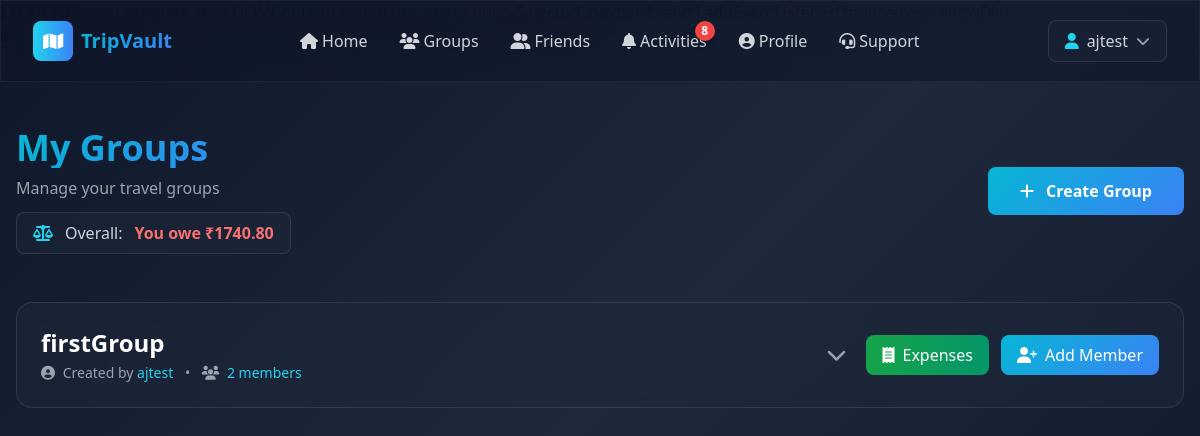
/user/groups/ (signed in), run on the app's committed database.
### group/models.py (models this page shows, shortened)
class Group(BaseModel):
    uid = models.CharField(max_length=10, unique=True, db_index=True)
    name = models.CharField(max_length=30, null=True)
    description = models.TextField(blank=True, null=True)
    is_active = models.BooleanField(default=True)
    created_by = models.CharField(max_length=30)
    users_count = models.PositiveIntegerField(default=1)

### group/views.py (the view, shortened to what this page needs)
# urls.py: path('groups/', GroupView.as_view(), name='group'),
@method_decorator(login_required(login_url="/user/login/"), name="dispatch")
class GroupView(APIView):
    def get(self, request):
        user = request.user.user
        if not user:
            return Response(
                {"error": "User Not Found!"}, status=status.HTTP_404_NOT_FOUND
            )
        group_ids = group_utils.get_user_groups(user)
        if not group_ids:
            return render(request, "user/group.html", {"user": user, "overall_balance": Decimal("0"), "overall_is_debtor": False})
        group_user_mapping = group_utils.create_group_user_mapping(
            list(set(group_ids)), user
        ).values()
        overall_balance = Decimal("0")
        for grp in group_models.Group.objects.filter(id__in=list(set(group_ids)), is_active=True):
            overall_balance += expense_utils.get_group_balance(grp, user)
        overall_is_debtor = overall_balance < 0
        return render(
            request,
            "user/group_table.html",
            {"user": user, "group_user_mapping": group_user_mapping, "overall_balance": overall_balance, "overall_is_debtor": overall_is_debtor},
        )

### expense/utils.py (called while the page is built)
def get_group_balance(group, user):
    paid_total = Expense.objects.filter(
        group=group,
        paid_by=user
    ).aggregate(total=Sum('amount'))['total'] or Decimal('0')
    owed_total = ExpenseSplit.objects.filter(
        expense__group=group,
        user=user
    ).aggregate(total=Sum('amount_owed'))['total'] or Decimal('0')
    balance = paid_total - owed_total
    return balance

### group/utils.py (called while the page is built)
def get_user_groups(user):
    return list(
        group_models.UserGroupMapping.objects.filter(
            user=user, is_active=True, group__is_active=True
        )
        .order_by("-id")
        .values_list("group_id", flat=True)
    )

def create_group_user_mapping(group_ids, user):
    mapping = defaultdict(lambda: [[], "", False])
    user_groups = list(
        group_models.UserGroupMapping.objects.select_related("user", "group").filter(
            group_id__in=group_ids, is_active=True
        )
    )
    for user_group in user_groups:
        mapping[user_group.group.id][0].append(
            [user_group.user, user_group.role.capitalize()]
        )
        mapping[user_group.group.id][1] = user_group.group
        if user.id == user_group.user.id and user_group.role == constants.ADMIN:
            mapping[user_group.group.id][2] = True
    return dict(mapping)

### group_request/utils.py (called while the page is built)
def get_user_group_all_pending_request(user, unseen_only=False):
    qs = group_request_models.UserGroupRequest.objects.filter(
        receiver=user, status=constants.PENDING
    )
    if unseen_only:
        qs = qs.filter(is_seen=False)
    return list(qs.order_by('-created_at'))

### user/templatetags/custom_filters.py (called while the page is built)
@register.filter
def get_unread_activity_count(user):
    from group_request import utils as group_request_utils
    from common.models import Notification
    pending_count = group_request_utils.get_user_group_all_pending_request(user, unseen_only=True)
    unread_notifs = Notification.objects.filter(user=user, is_read=False).count()
    pending_count = len(pending_count)
    return pending_count + unread_notifs

### user/templates/user/group_table.html (shortened to what this page needs)
{% extends 'user/base.html' %}
{% load static %}
{% block body %}
<div class="min-h-screen pt-20 pb-12">
    <div class="max-w-7xl mx-auto px-4">
        <div class="flex justify-between items-center mb-12">
            <div>
                <h1 class="text-4xl font-bold gradient-text mb-2">My Groups</h1>
                <p class="text-gray-400">Manage your travel groups</p>
                {% if overall_balance is not None %}
                <div class="mt-3 inline-flex items-center space-x-3 glass px-4 py-2 rounded-lg">
                    <i class="fas fa-scale-balanced text-cyan-400"></i>
                    {% if overall_balance == 0 %}
                        <span class="text-white font-semibold">Balanced</span>
                    {% elif overall_is_debtor %}
                        <span class="text-gray-300">Overall:</span>
                        <span class="text-red-400 font-bold">You owe ₹{{ overall_balance|floatformat:2|cut:"-" }}</span>
                    {% else %}
                        <span class="text-gray-300">Overall:</span>
                        <span class="text-green-400 font-bold">You are owed ₹{{ overall_balance|floatformat:2 }}</span>
                    {% endif %}
                </div>
                {% endif %}
            </div>
            <button onclick="openCreateGroupModal()" class="btn-gradient text-white font-bold py-3 px-8 rounded-lg transition-all duration-300 transform hover:scale-105">
                <i class="fas fa-plus mr-2"></i> Create Group
            </button>
        </div>
        <div class="space-y-8">
            {% for user_list, group, isGroupAdmin in group_user_mapping %}
            <div class="glass rounded-2xl overflow-hidden hover:shadow-2xl transition-all hover:border-cyan-500/50">
                <div class="p-6 flex justify-between items-center">
                    <div class="flex items-center space-x-4 cursor-pointer flex-1" onclick="window.location.href='{% url 'group_expenses' group_id=group.id %}'">
                        <div>
                            <h2 class="text-2xl font-bold text-white mb-1">{{ group.name }}</h2>
                            <p class="text-sm text-gray-400">
                                <i class="fas fa-user-circle mr-1"></i>
                                Created by <span class="text-cyan-400">{{ group.created_by }}</span>
                                <span class="mx-2">•</span>
                                <i class="fas fa-users mr-1"></i>
                                <span class="text-cyan-400">{{ user_list|length }} members</span>
                            </p>
                        </div>
                    </div>
                    <div class="flex items-center space-x-3">
                        <button onclick="event.stopPropagation(); toggleGroupDetails('{{ group.id }}')" class="p-2 text-gray-400 hover:text-cyan-400 transition-all" id="toggleBtn_{{ group.id }}">
                            <i class="fas fa-chevron-down text-xl transition-transform duration-300" id="toggleIcon_{{ group.id }}"></i>
                        </button>
                        <a href="{% url 'group_expenses' group_id=group.id %}" class="flex items-center space-x-2 px-4 py-2 bg-gradient-to-r from-green-600 to-emerald-600 hover:from-green-700 hover:to-emerald-700 text-white rounded-lg hover:shadow-lg transition-all" onclick="event.stopPropagation();">
                            <i class="fas fa-receipt"></i>
                            <span>Expenses</span>
                        </a>
                        <button onclick="event.stopPropagation(); openMemberModal('{{ group.id }}', {% if isGroupAdmin %}true{% else %}false{% endif %})" class="flex items-center space-x-2 px-4 py-2 btn-gradient text-white rounded-lg hover:shadow-lg transition-all">
                            <i class="fas fa-user-plus"></i>
                            <span>Add Member</span>
                        </button>
                    </div>
                </div>
            </div>
            {% endfor %}
        </div>
    </div>
</div>
{% endblock body %}

### common/templates/common/navbar.html (shortened to what this page needs)
{% load static %}
<nav class="fixed top-0 w-full z-50 glass-dark">
    <div class="max-w-7xl mx-auto px-4 sm:px-6 lg:px-8">
        <div class="flex justify-between items-center h-20">
            <div class="flex items-center space-x-2">
                <a href="{% url 'home' %}" class="flex items-center space-x-2 group">
                    <div class="w-10 h-10 bg-gradient-to-r from-cyan-400 to-blue-500 rounded-lg flex items-center justify-center transform group-hover:scale-110 transition-transform">
                        <i class="fas fa-map text-white text-lg"></i>
                    </div>
                    <span class="text-xl font-bold gradient-text hidden sm:inline">TripVault</span>
                </a>
            </div>
            <div class="hidden md:flex items-center space-x-8">
                <a href="{% url 'home' %}" class="text-gray-300 hover:text-cyan-400 transition-colors duration-300 flex items-center space-x-1">
                    <i class="fas fa-home"></i>
                    <span>Home</span>
                </a>
                {% if request.user.is_authenticated %}
                <a href="{% url 'group' %}" class="text-gray-300 hover:text-cyan-400 transition-colors duration-300 flex items-center space-x-1">
                    <i class="fas fa-users"></i>
                    <span>Groups</span>
                </a>
                <a href="{% url 'friends' %}" class="text-gray-300 hover:text-cyan-400 transition-colors duration-300 flex items-center space-x-1">
                    <i class="fas fa-user-friends"></i>
                    <span>Friends</span>
                </a>
                <a href="{% url 'notifications' %}" class="text-gray-300 hover:text-cyan-400 transition-colors duration-300 flex items-center space-x-1 relative">
                    <i class="fas fa-bell"></i>
                    <span>Activities</span>
                    {% if request.user.user %}
                        {% load custom_filters %}
                        {% with count=request.user.user|get_unread_activity_count %}
                            {% if count > 0 %}
                                <span class="absolute -top-2 -right-2 min-w-[1.25rem] h-5 bg-red-500 text-white text-xs font-bold rounded-full flex items-center justify-center px-1 shadow-lg animate-pulse">
                                    {{ count }}
                                </span>
                            {% endif %}
                        {% endwith %}
                    {% endif %}
                </a>
                <a href="{% url 'userprofile' %}" class="text-gray-300 hover:text-cyan-400 transition-colors duration-300 flex items-center space-x-1">
                    <i class="fas fa-user-circle"></i>
                    <span>Profile</span>
                </a>
                {% endif %}
                <a href="{% url 'support' %}" class="text-gray-300 hover:text-cyan-400 transition-colors duration-300 flex items-center space-x-1">
                    <i class="fas fa-headset"></i>
                    <span>Support</span>
                </a>
            </div>
            <div class="flex items-center space-x-4">
                {% if request.user.is_authenticated %}
                <div class="relative group">
                    <button class="flex items-center space-x-2 px-4 py-2 rounded-lg glass hover:bg-opacity-80 transition-all">
                        <i class="fas fa-user text-cyan-400"></i>
                        <span class="text-gray-300 hidden sm:inline">{{ request.user.username }}</span>
                        <i class="fas fa-chevron-down text-gray-400 text-sm"></i>
                    </button>
                </div>
                {% endif %}
            </div>
        </div>
            {% if request.user.is_authenticated %}
                {% if request.user.user %}
                    {% load custom_filters %}
                {% endif %}
            {% else %}
            <a href="{% url 'login' %}" class="block px-4 py-2 text-gray-300 hover:text-cyan-400 hover:bg-white/5 rounded">Login</a>
            <a href="{% url 'customerregistration' %}" class="block px-4 py-2 text-cyan-400 hover:text-cyan-300">Register</a>
            {% endif %}
    </div>
</nav>
  }
  // Attach event listeners after DOMContentLoaded
  document.querySelector('.navbar-brand').addEventListener('mouseover', showDiv);
  document.querySelector('.navbar-brand').addEventListener('mouseout', hideDiv);

### user/templates/user/base.html (style rules this page uses)
* { margin: 0; padding: 0; box-sizing: border-box; }
html { scroll-behavior: smooth; }
body { background: linear-gradient(135deg, #0f172a 0%, #1e293b 50%, #0f172a 100%); min-height: 100vh; font-family: 'Segoe UI', Tahoma, Geneva, Verdana, sans-serif; }
.glass { background: rgba(30, 41, 59, 0.5); backdrop-filter: blur(10px); border: 1px solid rgba(255, 255, 255, 0.1); }
.glass-dark { background: rgba(15, 23, 42, 0.6); backdrop-filter: blur(20px); border: 1px solid rgba(255, 255, 255, 0.05); }
.gradient-text { background: linear-gradient(135deg, #06b6d4 0%, #3b82f6 100%); -webkit-background-clip: text; -webkit-text-fill-color: transparent; background-clip: text; }
.btn-gradient { background: linear-gradient(135deg, #06b6d4 0%, #3b82f6 100%); transition: all 0.3s ease; }
a, button { transition: all 0.3s ease; }

### data on the page
Group: name "firstGroup", created_by "ajtest", user_list "2"

### other printed values
{{ count }} "8"
{{ request.user.username }} "ajtest"
{{ overall_balance|floatformat:2|cut:"-" }} "1740.80"
